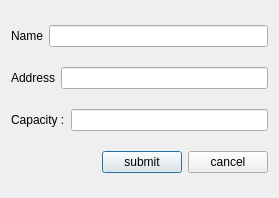
<?xml version="1.0" encoding="UTF-8"?>
<ui version="4.0">
 <class>InventoryDialog</class>
 <widget class="QDialog" name="InventoryDialog">
  <property name="geometry">
   <rect>
    <x>0</x>
    <y>0</y>
    <width>279</width>
    <height>198</height>
   </rect>
  </property>
  <property name="windowTitle">
   <string>Add Inventory</string>
  </property>
  <property name="windowIcon">
   <iconset resource="imgs.qrc">
    <normaloff>:/images/icons8-inventory-48.png</normaloff>:/images/icons8-inventory-48.png</iconset>
  </property>
  <layout class="QVBoxLayout" name="verticalLayout">
   <item>
    <layout class="QHBoxLayout" name="horizontalLayout">
     <item>
      <widget class="QLabel" name="label">
       <property name="text">
        <string>Name</string>
       </property>
      </widget>
     </item>
     <item>
      <widget class="QLineEdit" name="nameLineEdit"/>
     </item>
    </layout>
   </item>
   <item>
    <layout class="QHBoxLayout" name="horizontalLayout_2">
     <item>
      <widget class="QLabel" name="label_2">
       <property name="text">
        <string>Address</string>
       </property>
      </widget>
     </item>
     <item>
      <widget class="QLineEdit" name="addressLineEdit"/>
     </item>
    </layout>
   </item>
   <item>
    <layout class="QHBoxLayout" name="horizontalLayout_3">
     <item>
      <widget class="QLabel" name="label_3">
       <property name="text">
        <string>Capacity :</string>
       </property>
      </widget>
     </item>
     <item>
      <widget class="QLineEdit" name="capacityLineEdit"/>
     </item>
    </layout>
   </item>
   <item>
    <layout class="QHBoxLayout" name="horizontalLayout_4">
     <item>
      <spacer name="horizontalSpacer">
       <property name="orientation">
        <enum>Qt::Horizontal</enum>
       </property>
       <property name="sizeHint" stdset="0">
        <size>
         <width>40</width>
         <height>20</height>
        </size>
       </property>
      </spacer>
     </item>
     <item>
      <widget class="QPushButton" name="submitPushButton">
       <property name="text">
        <string>submit</string>
       </property>
      </widget>
     </item>
     <item>
      <widget class="QPushButton" name="cancelPushButton">
       <property name="text">
        <string>cancel</string>
       </property>
      </widget>
     </item>
    </layout>
   </item>
  </layout>
 </widget>
 <resources>
  <include location="imgs.qrc"/>
 </resources>
 <connections/>
</ui>
